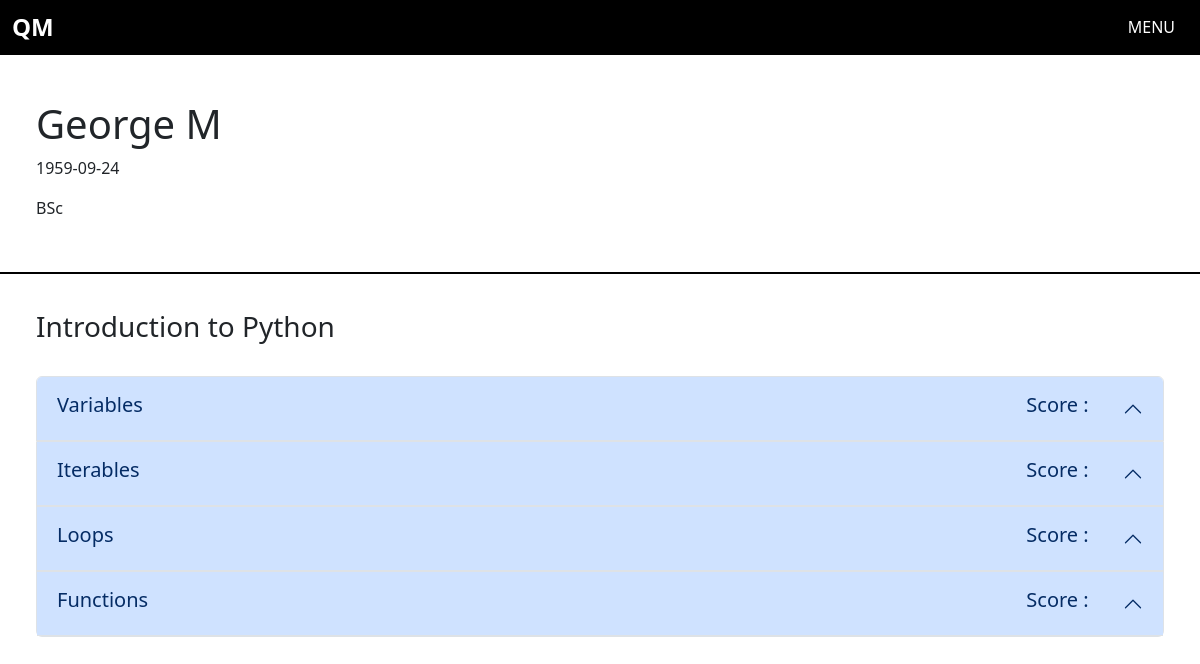
Before: /chapters/2 (signed in) with the older database file.
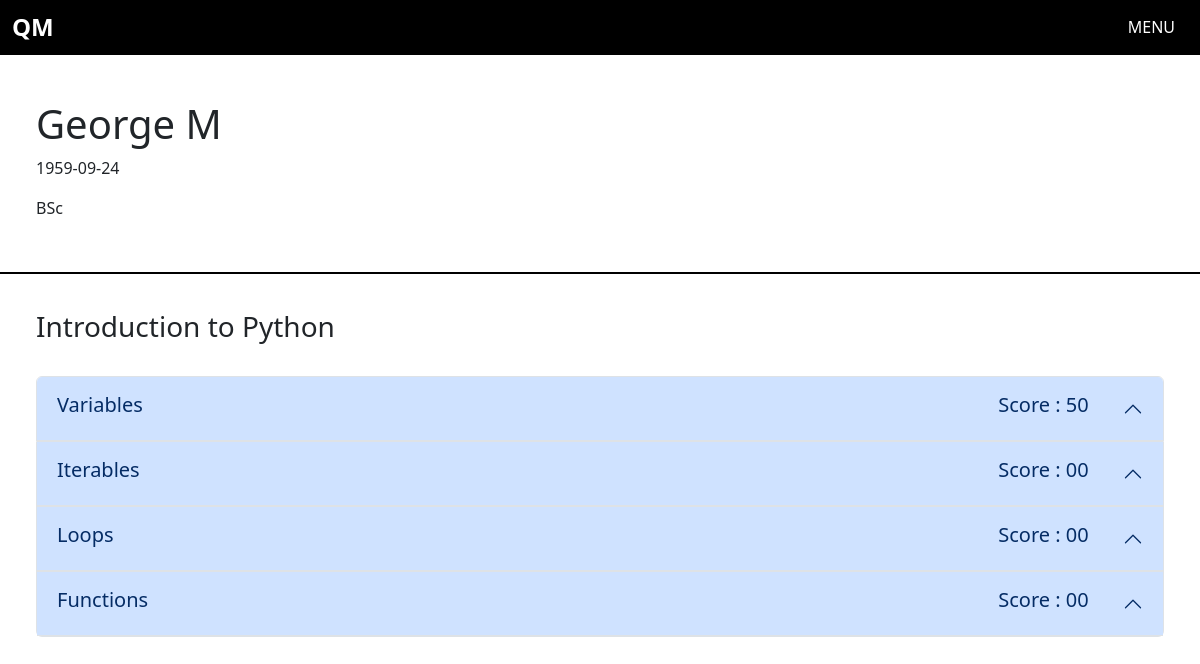
After: the same page with the newer database file.
### app.py (models this page shows)
class Chapters(db.Model):
    __tablename__ = 'chapters'
    id = db.Column(db.Integer, primary_key = True)
    title = db.Column(db.String(100), nullable = False)
    content = db.Column(db.String(500), nullable = False)
    sub_id = db.Column(db.Integer, db.ForeignKey('subjects.id'), unique = False, nullable = True)
    sub = db.relationship('Subjects', backref = 'subject')
    ques = db.relationship('Questions', backref = 'question')
    usrs = db.relationship('Users', secondary = 'quiz', backref = 'quizUser')

class Quiz(db.Model):
    __tablename__ = 'quiz'
    id = db.Column(db.Integer, primary_key = True)
    student_id = db.Column(db.Integer, db.ForeignKey('users.id'), nullable = False, unique = False)
    chapter_id = db.Column(db.Integer, db.ForeignKey('chapters.id'), nullable = False, unique = False)
    score = db.Column(db.Integer, nullable = True)

### app.py (the view)
@login_required
@app.route('/chapters/<int:sid>', methods = ['GET','POST'])
def chapters_view(sid):
    sub = Subjects.query.get(sid)
    chapters = Chapters.query.filter_by(sub_id = sid).all()
    quizs = Quiz.query.filter_by(student_id=current_user.id)
    ques = Questions.query.all()
    return render_template('chapters.html', chaps = chapters, sub = sub, ques = ques, quizs = quizs)

### app.py (called while the page is built)
@login_manager.user_loader
def load_user(user_id):
    return Users.query.get(int(user_id))

### templates/chapters.html (shortened to what this page needs)
{% extends 'base.html' %}
{% block main %}
<div class="header">
    <h1>{{ current_user.fname }} {{ current_user.lname }}</h1>
    <p>{{ current_user.dob }}</p>
    <p>{{ current_user.qualification }}</p>
</div>
<div style="padding: 3%;">
    <div>
        <h3>{{ sub.name }}</h3>
    </div>
    <br>
    <div class="accordion" id="accordionChap">
        {% for chap in chaps %}
        <div class="accordion-item">
          <h2 class="accordion-header">
            <button class="accordion-button" type="button" data-bs-toggle="collapse" data-bs-target="#collapse{{ chap.id }}" aria-expanded="true" aria-controls="collapse{{ chap.id }}">
              <div class="chapTitle">
              <h5>{{ chap.title }}</h5> <h5>{% if current_user.admin==0 %}Score : {% for quiz in quizs %}{% if quiz.chapter_id == chap.id %}{{ quiz.score }}{% else %}00{% endif %}{% endfor %}{% endif %}</h5>
              </div>
            </button>
          </h2>
        </div>
        {% endfor %}
      </div>
</div>
{% endblock %}

Changed rows visible on the page:
added Quiz: score "50", shows "00"
